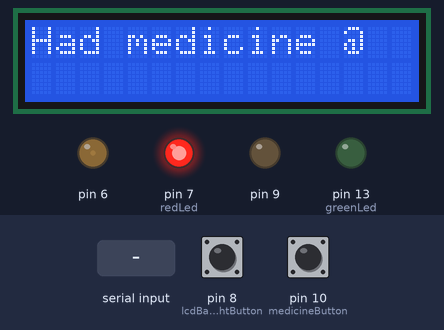
Bench run of a sketch on a simulated Arduino Uno, built with avr-gcc and run on an emulated ATmega328P. On the bench: 16×2 character LCD, output pins drawn as LEDs (lit = HIGH). The test bench sets the inputs (shaded band); at power-on: pin 10 (medicineButton) LOW, pin 8 (lcdBacklightButton) LOW. The local clock reads 2024-03-15 10:24:30 at power-on unless the sketch sets it; what the sketch prints to the serial monitor is not drawn.

Above: at 1.2 s.
1.3 s: pin 10 (medicineButton) pulled HIGH for 3.2 s
At 2.2 s:
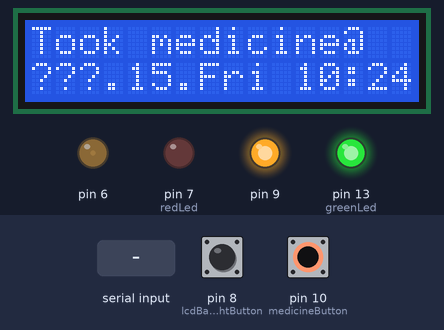
7.5 s: "A" received over Serial
At 8.0 s:
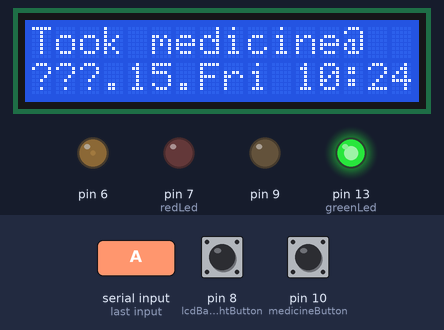
9.0 s: pin 10 (medicineButton) pulled HIGH for 0.15 s
At 10.3 s:
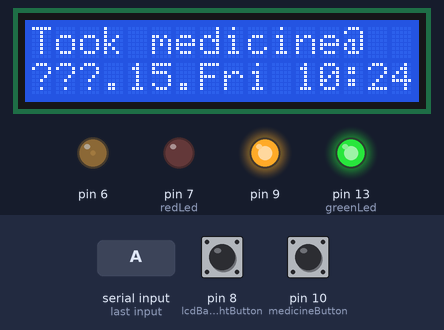
12.1 s: pin 10 (medicineButton) pulled HIGH for 1 s
At 15.9 s:
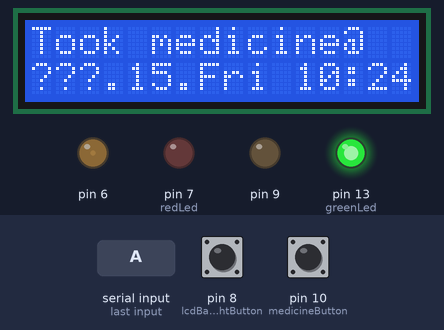
16.1 s: "N" received over Serial
At 16.9 s:
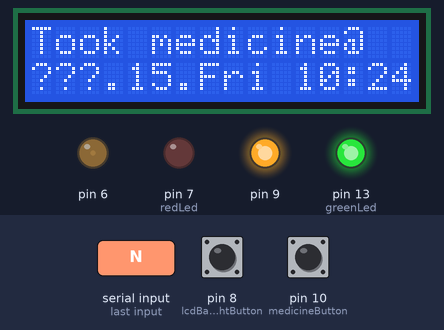
Timing chart, 0 to 18.6 s (numbered marks = the images above; inputs shaded):
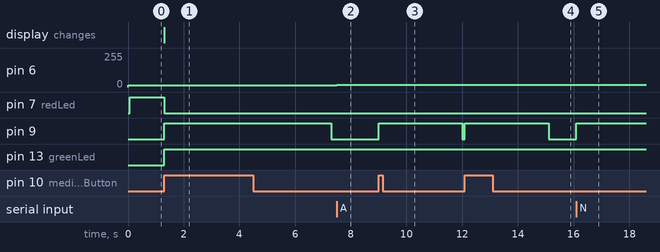

The sketch:

Medicine_alarm_ver1.ino
```cpp
/*
Library Originally added by David A Mellis
Library Modified by Limor Fried
Example added by Tom Igoe
Modified by Tom Igoe
This example is in the public domain. http://www.arduino.cc.en/Tutorial/LiquidCrystal
Contrast modification by Ahmed Murtaza Qureshi (www.engineeringlearning.blogspot.com)
*/

/*
Medicine Alarm vers.1
Created by Seyoung Park
Purpose: To remind that the user takes his medicine correctly.

--Explanation by example--
You take medicine once a day.
A day starts at 00:00 and it ends at 23:59.
Let's say you take medicine at 22:00.
Until 21:59 Red LED is on, meaning you haven't taken medicine yet.

At 22:00 you take your medicine and push a button meaning that you took.
Red LED goes off and Green LED goes on.
LCD screen brightens and says
"Took medicine
Nov 19.Wed hh:mm"
After 5 sec, LCD dims.

At 24:00 new day starts and Red LED goes on.
*/
#include <LiquidCrystal.h>
#include <Wire.h>
#include "DS3231.h"

RTClib RTC;

#define lcdBacklightButton 8
#define medicineButton 10
#define redLed 7
#define greenLed 13

bool isLcdOn = false;
bool tookMedicine = false;
char ch;
int Contrast=15;

int lcdBacklightButtonState = 0;
int medicineButtonState = 0;

// initialize the library with the numbers of the interface pins
LiquidCrystal lcd(12, 11, 5, 4, 3, 2);

void setup()
{
  Wire.begin();
  Serial.begin(9600);
  Serial.println("LCD test with PWM contrast adjustment");
  pinMode(greenLed,OUTPUT);  // For debugging. onBoardLedDebug()
  pinMode(redLed,OUTPUT);
  pinMode(lcdBacklightButton, INPUT);
  analogWrite(6,Contrast);
  // set up the LCD's number of columns and rows:
  lcd.begin(16, 2);
  // Print a message to the LCD.
  lcd.print("Had medicine @");

  //digitalWrite(greenLed, HIGH);
  digitalWrite(redLed, HIGH);
}

char *numberToMonth(int m){
  switch (m) {
    case 1:
      return "Jan";
      break;

    case 11:
      return "Nov";
      break;

    case 12:
      return "Dec";
      break;

    default:
      return "???";
      break;
  }
}

char *numberToDay(int d){
  switch (d) {
    case 1:
      return "Mon";
      break;

    case 2:
      return "Tue";
      break;

    case 3:
      return "Wed";
      break;


    case 4:
      return "Thu";
      break;

    case 5:
      return "Fri";
      break;

    case 6:
      return "Sat";
      break;

    case 7:
      return "Sun";
      break;

    default:
      return "???";
      break;
  }
}

void writeTime(){
  DateTime now = RTC.now();

  char *monthChar = numberToMonth(now.month());
  char *dayChar = numberToDay(now.dayOfWeek());

  lcd.setCursor(0, 0);
  lcd.print("Took medicine");
  // Display time
  lcd.setCursor(0, 1);
  //lcd.print(now.month(), DEC);
  lcd.print(monthChar);
  lcd.print(".");
  lcd.print(now.day(), DEC);
  lcd.print(".");
  lcd.print(dayChar);
  lcd.print(" ");
  lcd.print(now.hour(), DEC);
  lcd.print(":");
  lcd.print(now.minute(), DEC);
}

void onBoardLedDebug(){
  digitalWrite(13,LOW);
  delay(1000);
  digitalWrite(13,HIGH);
}

void loop()
{
  lcdBacklightButtonState = digitalRead(lcdBacklightButton);
  medicineButtonState = digitalRead(medicineButton);

  if(medicineButtonState == HIGH){
    if(tookMedicine == false){
      tookMedicine = true;
      writeTime();
      digitalWrite(redLed, LOW);
      digitalWrite(greenLed, HIGH);
    }
    analogWrite(9,28836);  // Brightens LCD
    delay(3000);
    analogWrite(9,0);
  }

  // set the cursor to column 0, line 1
  // (note: line 1 is the second row, since counting begins with 0):
  lcd.setCursor(0, 1);
  // print the number of seconds since reset:


}

void serialEvent()
{
     if (Serial.available())
  {
    ch= Serial.read();
    if(ch=='A' && Contrast<255)
    {
      Contrast=Contrast+1;
    }
    if(ch=='B' && Contrast>0)
    {
      Contrast=Contrast-1;
    }
        if(ch=='N')
    {
      analogWrite(9,28836);
    }
       if(ch=='F')
    {
      analogWrite(9,0);
    }
    analogWrite(6,Contrast);
    Serial.println("Current contrast");
    Serial.println(Contrast);
  }
}
```

Measured:
- after the input at 1.3 s, pin 7 (redLed): HIGH → LOW at once; pin 9: LOW → HIGH at once, → LOW 6.0 s later; pin 13 (greenLed): LOW → HIGH at once; the display: changes at once (image 1)
- after the input at 7.5 s, pin 6: 15/255 → 16/255 at once
- after the input at 9.0 s, pin 9: LOW → HIGH at once, → LOW 3.0 s later
- after the input at 12.1 s, pin 9: LOW → HIGH at once, → LOW 3.0 s later
- after the input at 16.1 s, pin 9: LOW → HIGH at once
